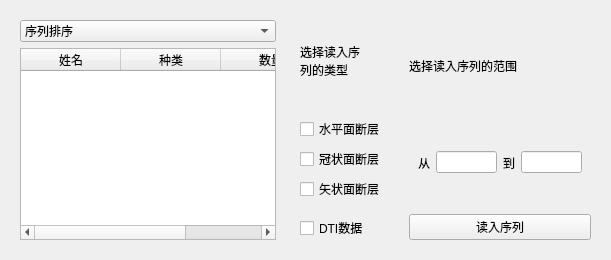
              <widget class="QWidget" name="stackedWidget_9Page1_2">
               <layout class="QHBoxLayout" name="horizontalLayout_14">
                <item>
                 <widget class="QWidget" name="widget_21" native="true">
                  <layout class="QVBoxLayout" name="verticalLayout_12">
                   <item>
                    <widget class="QComboBox" name="comboBox_3">
                     <item>
                      <property name="text">
                       <string>序列排序</string>
                      </property>
                     </item>
                     <item>
                      <property name="text">
                       <string>按姓名</string>
                      </property>
                     </item>
                     <item>
                      <property name="text">
                       <string>按时间</string>
                      </property>
                     </item>
                     <item>
                      <property name="text">
                       <string>按种类</string>
                      </property>
                     </item>
                     <item>
                      <property name="text">
                       <string>按数量</string>
                      </property>
                     </item>
                    </widget>
                   </item>
                   <item>
                    <widget class="QTableWidget" name="tableWidget_3">
                     <column>
                      <property name="text">
                       <string>姓名</string>
                      </property>
                     </column>
                     <column>
                      <property name="text">
                       <string>种类</string>
                      </property>
                     </column>
                     <column>
                      <property name="text">
                       <string>数量</string>
                      </property>
                     </column>
                    </widget>
                   </item>
                  </layout>
                 </widget>
                </item>
                <item>
                 <widget class="QWidget" name="widget_22" native="true">
                  <property name="maximumSize">
                   <size>
                    <width>200</width>
                    <height>16777215</height>
                   </size>
                  </property>
                  <layout class="QVBoxLayout" name="verticalLayout_13">
                   <item>
                    <widget class="QLabel" name="label_14">
                     <property name="text">
                      <string>选择读入序
列的类型</string>
                     </property>
                    </widget>
                   </item>
                   <item>
                    <widget class="QWidget" name="widget_23" native="true">
                     <layout class="QVBoxLayout" name="verticalLayout_14">
                      <property name="leftMargin">
                       <number>0</number>
                      </property>
                      <property name="rightMargin">
                       <number>0</number>
                      </property>
                      <item>
                       <widget class="QCheckBox" name="checkBox_4">
                        <property name="text">
                         <string>水平面断层</string>
                        </property>
                        <property name="autoExclusive">
                         <bool>true</bool>
                        </property>
                       </widget>
                      </item>
                      <item>
                       <widget class="QCheckBox" name="checkBox_5">
                        <property name="text">
                         <string>冠状面断层</string>
                        </property>
                        <property name="autoExclusive">
                         <bool>true</bool>
                        </property>
                       </widget>
                      </item>
                      <item>
                       <widget class="QCheckBox" name="checkBox_6">
                        <property name="text">
                         <string>矢状面断层</string>
                        </property>
                        <property name="autoExclusive">
                         <bool>true</bool>
                        </property>
                       </widget>
                      </item>
                     </layout>
                    </widget>
                   </item>
                   <item>
                    <widget class="QCheckBox" name="checkBox_7">
                     <property name="text">
                      <string>DTI数据</string>
                     </property>
                    </widget>
                   </item>
                  </layout>
                 </widget>
                </item>
                <item>
                 <widget class="QWidget" name="widget_24" native="true">
                  <property name="maximumSize">
                   <size>
                    <width>200</width>
                    <height>16777215</height>
                   </size>
                  </property>
                  <layout class="QVBoxLayout" name="verticalLayout_15">
                   <item>
                    <widget class="QLabel" name="label_15">
                     <property name="text">
                      <string>选择读入序列的范围</string>
                     </property>
                    </widget>
                   </item>
                   <item>
                    <widget class="QWidget" name="widget_25" native="true">
                     <layout class="QHBoxLayout" name="horizontalLayout_15">
                      <item>
                       <widget class="QLabel" name="label_16">
                        <property name="text">
                         <string>从</string>
                        </property>
                       </widget>
                      </item>
                      <item>
                       <widget class="QLineEdit" name="lineEdit_3"/>
                      </item>
                      <item>
                       <widget class="QLabel" name="label_17">
                        <property name="text">
                         <string>到</string>
                        </property>
                       </widget>
                      </item>
                      <item>
                       <widget class="QLineEdit" name="lineEdit_4"/>
                      </item>
                     </layout>
                    </widget>
                   </item>
                   <item>
                    <widget class="QPushButton" name="pushButton_16">
                     <property name="text">
                      <string>读入序列</string>
                     </property>
                    </widget>
                   </item>
                  </layout>
                 </widget>
                </item>
               </layout>
              </widget>
